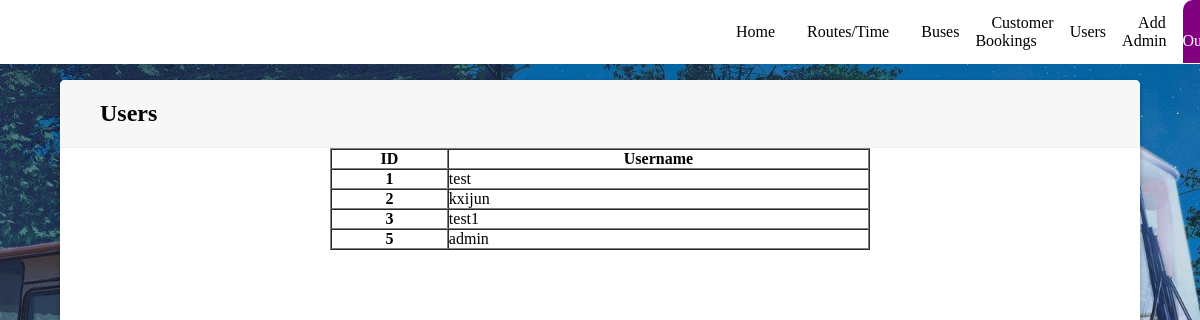
Page /Admin/users.php (signed in) on the committed database.
### tables this page shows
CREATE TABLE `users` (
  `ID` int(255) NOT NULL,
  `Username` varchar(255) NOT NULL,
  `Password` varchar(255) NOT NULL
);

### Admin/users.php (the view, shortened to what this page needs)
<?php
    include 'conn.php';
    if (isset($_SESSION['ID']) && isset($_SESSION['Username']))
    {
?>
<!DOCTYPE html>
<html lang="en">
    <head>
        <link rel="stylesheet" href="styles/cust.css">
    </head>
    <body>
        <nav>
            <ul class="nav-links">
                <li><a href="index_admin.php">Home</a></li>
                <li><a href="routes.php">Routes/Time</a></li>
                <li><a href="buses.php">Buses</a></li>
                <li><a href="customerbooking.php">Customer Bookings</a></li>
                <li><a href="users.php">Users</a></li>
                <li><a href="add_admin.php">Add Admin</a></li>
                <li><a href="logout.php" class="active">Sign Out</a></li>
            </ul>
        </nav>
        <div class="container">
            <div class="header">
                <h2>Users</h2>
            </div>
            <center>
                <table border="1" cellspacing="0" cellpadding="10" width="50%">
                    <thead>
                        <tr>
                        <th scope="col">ID</th>
                        <th scope="col">Username</th>
                        </tr>
                    </thead>
                    <tbody>
                        <?php
                            $sql="SELECT * from users";
                            $result=mysqli_query($conn, $sql);
                            if($result)
                            {
                                while($row=mysqli_fetch_assoc($result))
                                {
                                    $ID = $row['ID'];
                                    $Bus = $row['Username'];
                                    print ' <tr>
                                    <th scope="row">'.$ID.'</th>
                                    <td>'.$Bus.'</td>
                                    </tr>';
                                }
                            }
                        ?>
                    </tbody>
                </table>
            </center>
        </div>
    </body>
</html>
<?php
}
else
{
    header("Location: sign_in.php");
    exit();
}
?>

### Admin/Styles/cust.css (style rules this page uses)
* { padding: 0; margin: 0; box-sizing: border-box; }
:root { --white: #fff; --purple: #8A2BE2; --black: #000000; --red: #DC143C; --grey: #ccc; }
body { box-sizing: border-box; margin: 0; padding: 0; background-color: var(--grey); background-image: url(../Images/buses-1631019686721-3638.jpg); background-repeat: no-repeat; background-position: center; background-size: cover; background-attachment: fixed; }
nav { height: 8vh; background-color: var(--white); }
.nav-links { display: flex; list-style: none; width: 35%; height: 100%; justify-content: space-around; align-items: center; margin-left: auto; }
.nav-links li a { color: black; text-decoration: none; font-size: 16px; padding: 14px 16px; }
.nav-links a.active { background-color: purple; color: white; border-radius: 10px; }
.container { background-color: #fff; border-radius: 5px; box-shadow: 0 2px 5px rgba(0, 0, 0, 0.3); overflow: hidden; width: 90%; position: absolute; top: 55%; left: 50%; transform: translate(-50%,-50%); height: 90%; }
.header { border-bottom: 1px solid #f0f0f0; background-color: #f7f7f7; padding: 20px 40px; }
.header h2 { margin: 0; }
body { box-sizing: border-box; margin: 0; padding: 0; background-color: var(--grey); }
.nav-links { display: flex; list-style: none; width: 40%; height: 100%; justify-content: space-around; align-items: center; margin-left: auto; }

### rows in the picture
users: ID "1", Username "test"
users: ID "2", Username "kxijun"
users: ID "3", Username "test1"
users: ID "5", Username "admin"
